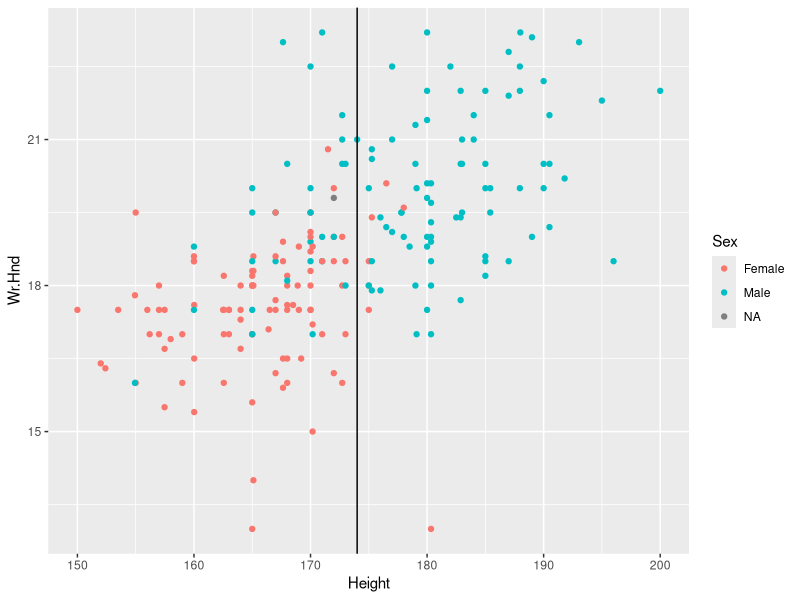
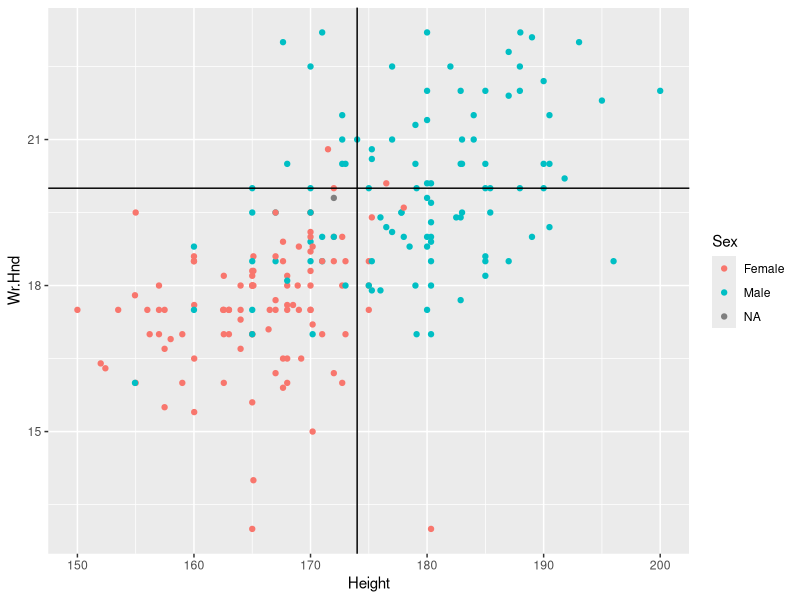

These figures' R source, in order:
## ---- chunk 1
knitr::opts_chunk$set(echo = TRUE)
## ---- chunk 2
# Required Packages:
if(!require(tidyverse)) install.packages("tidyverse", repos = "http://cran.us.r-project.org") # We need this for ggplot2 functions.'

if(!require(dslabs)) install.packages("dslabs", repos = "http://cran.us.r-project.org") # We need this for the heights data.

if(!require(readr)) install.packages("readr", repos = "http://cran.us.r-project.org") # We need this for the heights data.

## ---- chunk 3
#Creating a visualization based on only height
survey <- read_csv("survey.csv")
surveyDF <- as.data.frame(survey)
surveyDF$Sex <- as.factor(surveyDF$Sex)
## ---- chunk 4
p <- surveyDF %>% ggplot()
p + geom_point(aes(Height,Wr.Hnd,col = Sex)) +
  geom_vline(xintercept = 174)
## ---- chunk 5
# checking our metrics using height
surveyDF$predicted <- ifelse(surveyDF$Height < 174,0,1)
T <- table(Predict = surveyDF$predicted,Actual = surveyDF$Sex)
T
T <- as.vector(T)
# Accuracy of the prediction is (num. correctly predicted)/(total)
accuracy <- (T[1]+T[4])/(T[1]+T[2]+T[3]+T[4]) # correct/total
# Sensitivity is Pr(predict 1 given actually 1) = 
sensitivity <- T[4]/(T[3]+T[4])
# Specificity is Pr(predict 0 given actually 0) = 
specificity <- T[1]/(T[1]+T[2])
metric <- c("Accuracy","Sensitivity","Specificity")
value <- c(accuracy,sensitivity,specificity)
data.frame(Metric = metric,Value = round(value,3))
# we can see that we have one metric above 90 so we move on to two predictors
## ---- chunk 6
# visualization using height and wr.hnd
p <- surveyDF %>% ggplot()
p + geom_point(aes(Height,Wr.Hnd,col = Sex)) +
  geom_hline(yintercept= 20)+
  geom_vline(xintercept = 174)
## ---- chunk 7
#checking our metrics using height and wr.hnd
surveyDF$prediction <- ifelse(surveyDF$Height <= 174 & surveyDF$Wr.Hnd <= 20,"Female","Male")
T <- table(Predicted = surveyDF$prediction,Actual=surveyDF$Sex)
T
T <- as.vector(T)
# Accuracy of the prediction is (num. correctly predicted)/(total)
accuracy <- (T[1]+T[4])/(T[1]+T[2]+T[3]+T[4]) # correct/total
# Sensitivity is Pr(predict 1 given actually 1) = 
sensitivity <- T[4]/(T[3]+T[4])
# Specificity is Pr(predict 0 given actually 0) = 
specificity <- T[1]/(T[1]+T[2])
metric <- c("Accuracy","Sensitivity","Specificity")
value <- c(accuracy,sensitivity,specificity)
data.frame(Metric = metric,Value = round(value,3))
